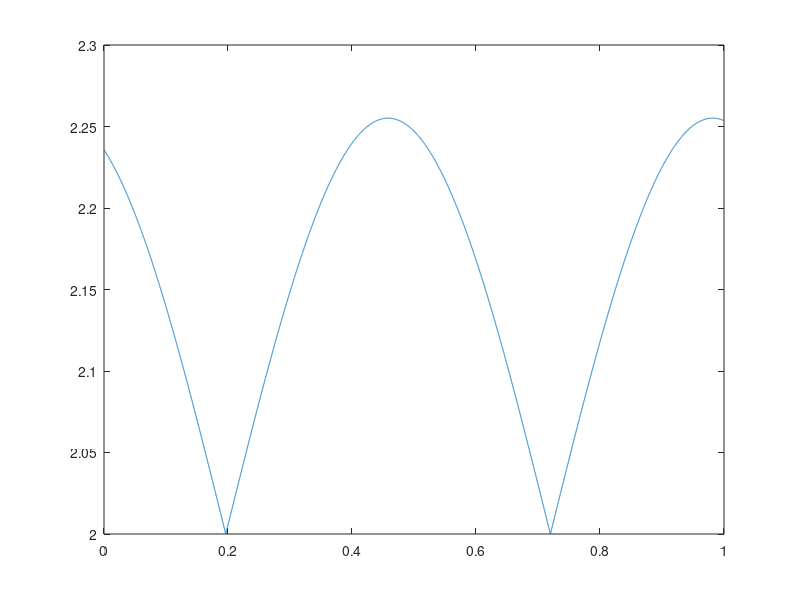

The MATLAB source for this figure:
x=[0:0.0001:1];
A=6;
B=1;
S=-1;
u=x;
m1 = 2 + abs(sin(A.*power(u, B))-cos(A.*power(u, B)-pi./4))./(A.*power(2,S)); %% A.*power(2,S)
plot(x,m1)